Frame 1 (no input): blank canvas, image omitted
Frame 60 (no input): blank canvas, image omitted
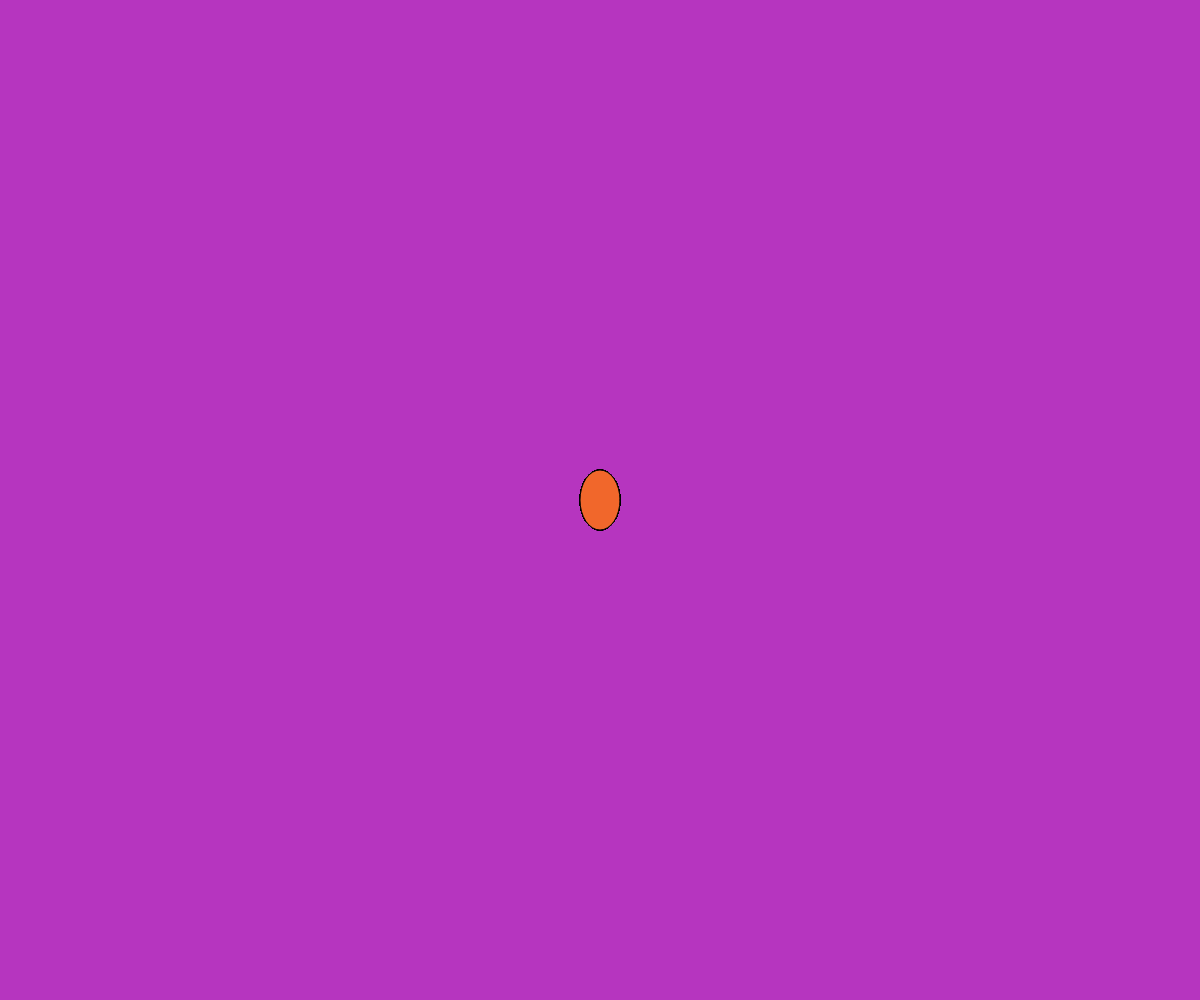
Frame 120 (the mouse pressed at the canvas centre since frame 60)

The p5.js sketch whose frames 1 and 60 were blank and that drew this single picture after the mouse press (run headless with seeded random() and noise() and a simulated clock; from frame 60 on, the mouse is pressed at the canvas centre):

// p5.js sketch
// ── sketch.js
var yes = false;

function setup() {
	createCanvas(windowWidth, windowHeight);
	background(random(255), random(255), random(255));
    //frameRate(5);
}

    function draw() {
	//background(150);
    if (yes === true) {
    if (millis() > 1000){ /* condition qui va faire demarrer l'action au bout de 5000 milisecondes */ 

    fill(random(255),random(255), random(255));

	ellipse(mouseX, mouseY, 40, 60);

    }
    }}  /* genere des elipses de formes aléatoires (random) en suivant le mouvement de la souris*/

    function mousePressed() {
        //background(random(255), random(255), random(255));
        yes = !yes;
    }  /* réinitalise le fond gris à chaque clic  */
